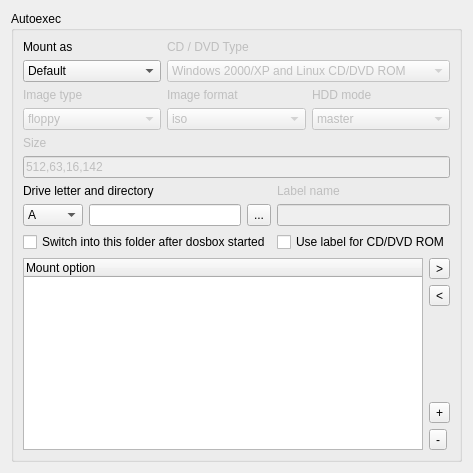
     <widget class="QWidget" name="pageAutoexec">
      <layout class="QGridLayout" name="gridLayout_14">
       <item row="0" column="0">
        <widget class="QGroupBox" name="groupBox_14">
         <property name="title">
          <string>Autoexec</string>
         </property>
         <layout class="QVBoxLayout" name="verticalLayout_60">
          <item>
           <layout class="QGridLayout" name="gridLayout_16">
            <item row="0" column="0">
             <layout class="QVBoxLayout" name="verticalLayout_53">
              <item>
               <widget class="QLabel" name="label_18">
                <property name="text">
                 <string>Mount as</string>
                </property>
               </widget>
              </item>
              <item>
               <widget class="QComboBox" name="comboBox_33">
                <item>
                 <property name="text">
                  <string>Default</string>
                 </property>
                </item>
                <item>
                 <property name="text">
                  <string>CD/DVD ROM</string>
                 </property>
                </item>
                <item>
                 <property name="text">
                  <string>Floppy</string>
                 </property>
                </item>
                <item>
                 <property name="text">
                  <string>Image</string>
                 </property>
                </item>
               </widget>
              </item>
             </layout>
            </item>
            <item row="0" column="1" colspan="2">
             <layout class="QVBoxLayout" name="verticalLayout_54">
              <item>
               <widget class="QLabel" name="label_44">
                <property name="enabled">
                 <bool>false</bool>
                </property>
                <property name="text">
                 <string>CD / DVD Type</string>
                </property>
               </widget>
              </item>
              <item>
               <widget class="QComboBox" name="comboBox_34">
                <property name="enabled">
                 <bool>false</bool>
                </property>
                <item>
                 <property name="text">
                  <string>Windows 2000/XP and Linux CD/DVD ROM</string>
                 </property>
                </item>
                <item>
                 <property name="text">
                  <string>Windows 98 CD/DVD ROM</string>
                 </property>
                </item>
               </widget>
              </item>
             </layout>
            </item>
            <item row="1" column="0">
             <layout class="QVBoxLayout" name="verticalLayout_55">
              <item>
               <widget class="QLabel" name="label_50">
                <property name="enabled">
                 <bool>false</bool>
                </property>
                <property name="text">
                 <string>Image type</string>
                </property>
               </widget>
              </item>
              <item>
               <widget class="QComboBox" name="comboBox_36">
                <property name="enabled">
                 <bool>false</bool>
                </property>
                <item>
                 <property name="text">
                  <string>floppy</string>
                 </property>
                </item>
                <item>
                 <property name="text">
                  <string>iso</string>
                 </property>
                </item>
                <item>
                 <property name="text">
                  <string>hdd</string>
                 </property>
                </item>
               </widget>
              </item>
             </layout>
            </item>
            <item row="1" column="1">
             <layout class="QVBoxLayout" name="verticalLayout_56">
              <item>
               <widget class="QLabel" name="label_51">
                <property name="enabled">
                 <bool>false</bool>
                </property>
                <property name="text">
                 <string>Image format</string>
                </property>
               </widget>
              </item>
              <item>
               <widget class="QComboBox" name="comboBox_37">
                <property name="enabled">
                 <bool>false</bool>
                </property>
                <item>
                 <property name="text">
                  <string>iso</string>
                 </property>
                </item>
                <item>
                 <property name="text">
                  <string>flat</string>
                 </property>
                </item>
                <item>
                 <property name="text">
                  <string>none</string>
                 </property>
                </item>
               </widget>
              </item>
             </layout>
            </item>
            <item row="1" column="2">
             <layout class="QVBoxLayout" name="verticalLayout_57">
              <item>
               <widget class="QLabel" name="label_52">
                <property name="enabled">
                 <bool>false</bool>
                </property>
                <property name="text">
                 <string>HDD mode</string>
                </property>
               </widget>
              </item>
              <item>
               <widget class="QComboBox" name="comboBox_38">
                <property name="enabled">
                 <bool>false</bool>
                </property>
                <item>
                 <property name="text">
                  <string>master</string>
                 </property>
                </item>
                <item>
                 <property name="text">
                  <string>slave</string>
                 </property>
                </item>
               </widget>
              </item>
             </layout>
            </item>
            <item row="2" column="0" colspan="3">
             <layout class="QVBoxLayout" name="verticalLayout_59">
              <item>
               <widget class="QLabel" name="label_54">
                <property name="enabled">
                 <bool>false</bool>
                </property>
                <property name="text">
                 <string>Size</string>
                </property>
               </widget>
              </item>
              <item>
               <widget class="QLineEdit" name="lineEdit_8">
                <property name="enabled">
                 <bool>false</bool>
                </property>
                <property name="text">
                 <string>512,63,16,142</string>
                </property>
               </widget>
              </item>
             </layout>
            </item>
           </layout>
          </item>
          <item>
           <layout class="QHBoxLayout" name="horizontalLayout_13">
            <item>
             <layout class="QGridLayout" name="gridLayout_15">
              <item row="0" column="0" colspan="3">
               <widget class="QLabel" name="label_53">
                <property name="text">
                 <string>Drive letter and directory</string>
                </property>
               </widget>
              </item>
              <item row="1" column="0">
               <widget class="QComboBox" name="comboBox_35">
                <property name="minimumSize">
                 <size>
                  <width>60</width>
                  <height>0</height>
                 </size>
                </property>
                <property name="maximumSize">
                 <size>
                  <width>60</width>
                  <height>16777215</height>
                 </size>
                </property>
                <item>
                 <property name="text">
                  <string>A</string>
                 </property>
                </item>
                <item>
                 <property name="text">
                  <string>B</string>
                 </property>
                </item>
                <item>
                 <property name="text">
                  <string>C</string>
                 </property>
                </item>
                <item>
                 <property name="text">
                  <string>D</string>
                 </property>
                </item>
                <item>
                 <property name="text">
                  <string>E</string>
                 </property>
                </item>
                <item>
                 <property name="text">
                  <string>F</string>
                 </property>
                </item>
                <item>
                 <property name="text">
                  <string>G</string>
                 </property>
                </item>
                <item>
                 <property name="text">
                  <string>H</string>
                 </property>
                </item>
                <item>
                 <property name="text">
                  <string>I</string>
                 </property>
                </item>
                <item>
                 <property name="text">
                  <string>J</string>
                 </property>
                </item>
                <item>
                 <property name="text">
                  <string>K</string>
                 </property>
                </item>
                <item>
                 <property name="text">
                  <string>L</string>
                 </property>
                </item>
                <item>
                 <property name="text">
                  <string>M</string>
                 </property>
                </item>
                <item>
                 <property name="text">
                  <string>N</string>
                 </property>
                </item>
                <item>
                 <property name="text">
                  <string>O</string>
                 </property>
                </item>
                <item>
                 <property name="text">
                  <string>P</string>
                 </property>
                </item>
                <item>
                 <property name="text">
                  <string>Q</string>
                 </property>
                </item>
                <item>
                 <property name="text">
                  <string>R</string>
                 </property>
                </item>
                <item>
                 <property name="text">
                  <string>S</string>
                 </property>
                </item>
                <item>
                 <property name="text">
                  <string>T</string>
                 </property>
                </item>
                <item>
                 <property name="text">
                  <string>U</string>
                 </property>
                </item>
                <item>
                 <property name="text">
                  <string>V</string>
                 </property>
                </item>
                <item>
                 <property name="text">
                  <string>W</string>
                 </property>
                </item>
                <item>
                 <property name="text">
                  <string>X</string>
                 </property>
                </item>
                <item>
                 <property name="text">
                  <string>Y</string>
                 </property>
                </item>
                <item>
                 <property name="text">
                  <string>Z</string>
                 </property>
                </item>
               </widget>
              </item>
              <item row="1" column="1">
               <widget class="QLineEdit" name="lineEdit_6"/>
              </item>
              <item row="1" column="2">
               <widget class="QToolButton" name="toolButton_8">
                <property name="minimumSize">
                 <size>
                  <width>0</width>
                  <height>22</height>
                 </size>
                </property>
                <property name="maximumSize">
                 <size>
                  <width>16777215</width>
                  <height>22</height>
                 </size>
                </property>
                <property name="text">
                 <string>...</string>
                </property>
               </widget>
              </item>
              <item row="2" column="0" colspan="3">
               <widget class="QCheckBox" name="checkBox_20">
                <property name="text">
                 <string>Switch into this folder after dosbox started</string>
                </property>
               </widget>
              </item>
             </layout>
            </item>
            <item>
             <layout class="QGridLayout" name="gridLayout_17">
              <item row="0" column="0">
               <widget class="QLabel" name="label_55">
                <property name="enabled">
                 <bool>false</bool>
                </property>
                <property name="text">
                 <string>Label name</string>
                </property>
               </widget>
              </item>
              <item row="1" column="0">
               <widget class="QLineEdit" name="lineEdit_7">
                <property name="enabled">
                 <bool>false</bool>
                </property>
               </widget>
              </item>
              <item row="2" column="0">
               <widget class="QCheckBox" name="checkBox_21">
                <property name="text">
                 <string>Use label for CD/DVD ROM</string>
                </property>
               </widget>
              </item>
             </layout>
            </item>
           </layout>
          </item>
          <item>
           <layout class="QHBoxLayout" name="horizontalLayout_14">
            <item>
             <widget class="QTreeWidget" name="treeWidget_2">
              <property name="showDropIndicator" stdset="0">
               <bool>false</bool>
              </property>
              <property name="rootIsDecorated">
               <bool>false</bool>
              </property>
              <property name="itemsExpandable">
               <bool>false</bool>
              </property>
              <column>
               <property name="text">
                <string>Mount option</string>
               </property>
              </column>
             </widget>
            </item>
            <item>
             <layout class="QVBoxLayout" name="verticalLayout_58">
              <item>
               <widget class="QToolButton" name="toolButton_10">
                <property name="text">
                 <string>&gt;</string>
                </property>
               </widget>
              </item>
              <item>
               <widget class="QToolButton" name="toolButton_11">
                <property name="text">
                 <string>&lt;</string>
                </property>
               </widget>
              </item>
              <item>
               <spacer name="verticalSpacer_5">
                <property name="orientation">
                 <enum>Qt::Vertical</enum>
                </property>
                <property name="sizeHint" stdset="0">
                 <size>
                  <width>20</width>
                  <height>40</height>
                 </size>
                </property>
               </spacer>
              </item>
              <item>
               <widget class="QToolButton" name="toolButton_12">
                <property name="text">
                 <string>+</string>
                </property>
               </widget>
              </item>
              <item>
               <widget class="QToolButton" name="toolButton_9">
                <property name="text">
                 <string>-</string>
                </property>
               </widget>
              </item>
             </layout>
            </item>
           </layout>
          </item>
         </layout>
        </widget>
       </item>
      </layout>
     </widget>
